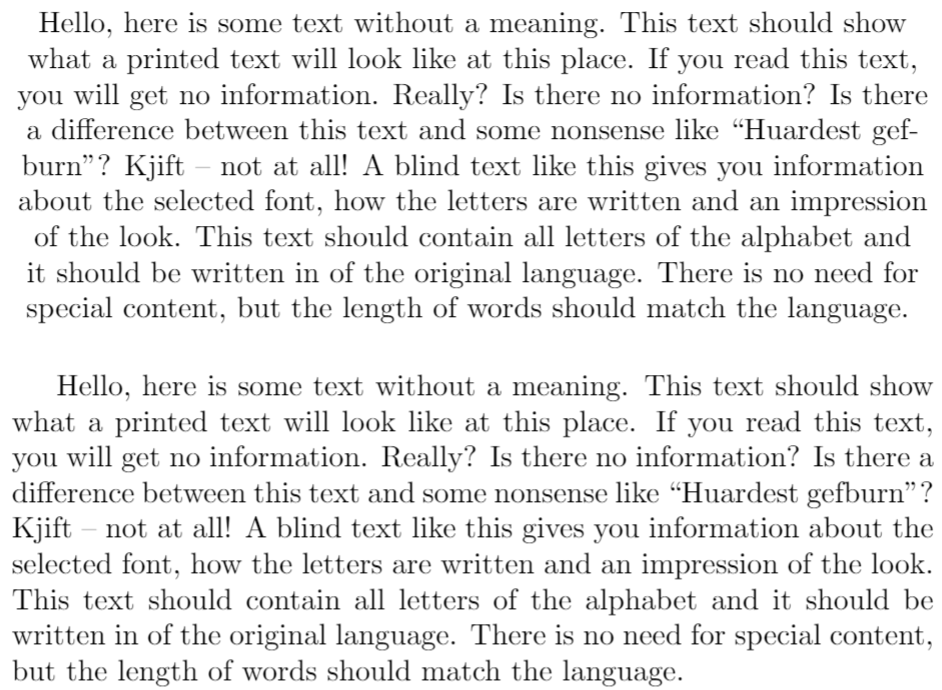
//> input picture task6/image.png, 942 x 690 px
$ ./main   (built with g++ and OpenCV 4)
//> lines starting //> are read from the running program, lines starting //| are printed output that depends on the picture; after the words box and inside, x2 and y2 are one past the last pixel; in counts of white or black regions, pixels touching at a corner belong together
#include <iostream>
#include <string>
#include <opencv2/core.hpp>
#include <opencv2/imgproc.hpp>
#include <opencv2/highgui.hpp>

int main( void ){
    std::string image_path = cv::samples::findFile("/Users/yasha_nev/projects/opencvPractice/image.png");

    cv::Mat image = cv::imread(image_path, cv::IMREAD_COLOR);
//> image is the input picture: 690 rows x 942 cols, CV_8UC3; min 0, max 255, mean 234.6
    cv::Mat imageColor, cannyColor;

    if(image.empty()){
        std::cout << "Could not read the image: " << image_path << std::endl;
        return 1;
    }

    cv::GaussianBlur(image, imageColor, cv::Size(9, 9), 0);
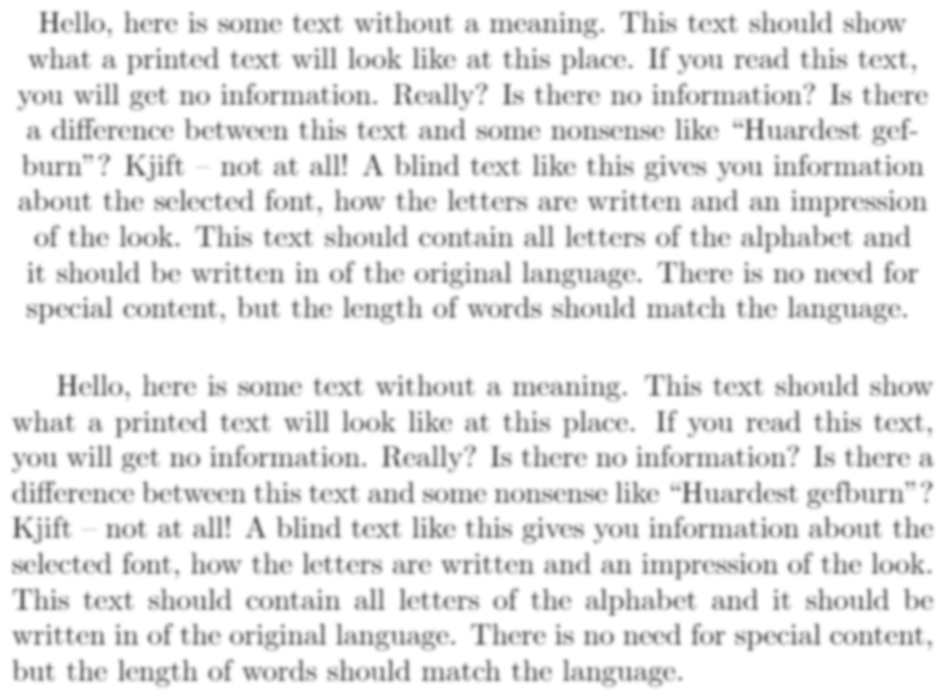
//> imageColor: 690 rows x 942 cols, CV_8UC3; min 108, max 255, mean 234.6

    cv::Canny(imageColor, cannyColor, 50, 200, 3);
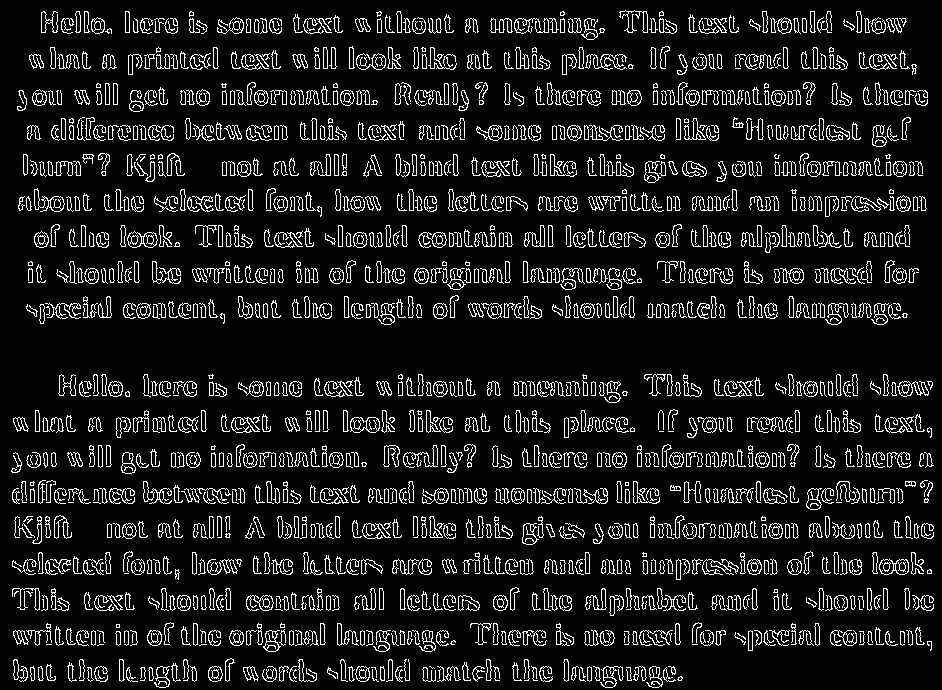
//> cannyColor: 690 rows x 942 cols, CV_8UC1; 10.4% white in thin lines or dots

    std::vector<cv::Vec4i> hierarchy;
    std::vector<std::vector<cv::Point>> contours;
    cv::findContours( cannyColor, contours, hierarchy, cv::RETR_TREE, cv::CHAIN_APPROX_SIMPLE );
//> contours = 2601 contours, 1181 with area under 20; largest, box (x1, y1, x2, y2) and area: (879, 559, 909, 575) 362, (127, 231, 158, 248) 360, (34, 188, 65, 212) 278, (897, 381, 929, 397) 271, (350, 417, 380, 433) 245

    cv::Mat output(cv::Mat::zeros( image.size(), CV_8UC3));
    for(size_t i = 0; i< contours.size(); i++){
        cv::Scalar color = cv::Scalar(255, 255, 255);
        cv::drawContours(output, contours, (int) i, color, 1, cv::LINE_8, hierarchy, 0 );
    }
//> output: 690 rows x 942 cols, CV_8UC3; 10.4% white in thin lines or dots

    cv::imshow("text", output);

    cv::waitKey(0);
    return 0;
}
